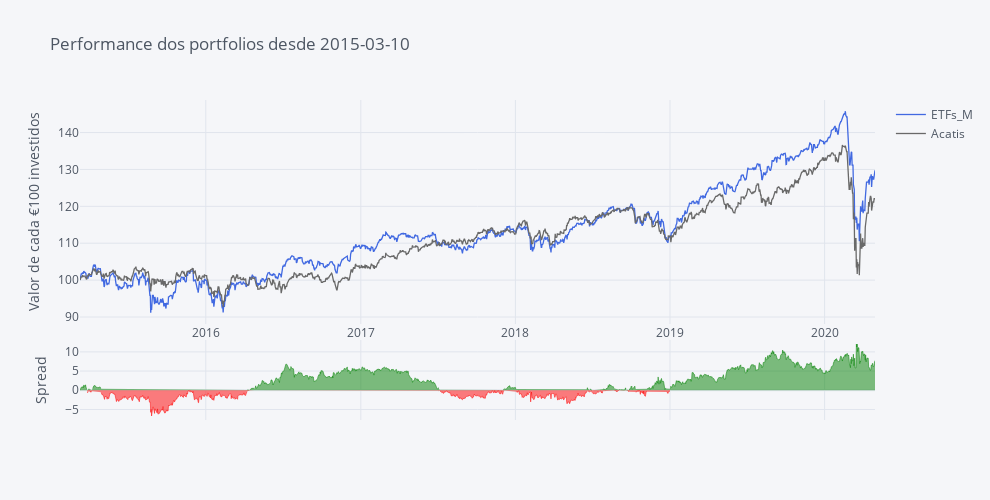

The code cell stored with this chart in its notebook:
### Code cell
Portfolios.iplot(title='Performance dos portfolios desde ' + Begin, yTitle='Valor de cada €100 investidos', color=fa.colors, dimensions=fa.dimensions, kind='spread')

### Figure 1 — Plotly figure (JSON) as saved in the notebook; plotly's stock layout.template omitted (floating-point values rounded to 4 significant figures; data arrays with more than 128 entries replaced by an {"elided": "..."} marker saying what was removed)
{"data": [{"line": {"color": "rgba(65, 105, 225, 1.0)", "dash": "solid", "shape": "linear", "width": 1.3}, "mode": "lines", "name": "ETFs_M", "text": "", "type": "scatter", "x": {"elided": "1878 str values"}, "y": {"elided": "1878 float values"}}, {"line": {"color": "rgba(105, 105, 105, 1.0)", "dash": "solid", "shape": "linear", "width": 1.3}, "mode": "lines", "name": "Acatis", "text": "", "type": "scatter", "x": {"elided": "1878 str values"}, "y": {"elided": "1878 float values"}}, {"connectgaps": false, "fill": "tozeroy", "line": {"color": "green", "dash": "solid", "shape": "linear", "width": 0.5}, "mode": "lines", "name": "Spread", "showlegend": false, "type": "scatter", "x": {"elided": "1878 str values"}, "xaxis": "x2", "y": {"elided": "1878 mixed values"}, "yaxis": "y2"}, {"connectgaps": false, "fill": "tozeroy", "line": {"color": "red", "dash": "solid", "shape": "linear", "width": 0.5}, "mode": "lines", "name": "Spread", "showlegend": false, "type": "scatter", "x": {"elided": "1878 str values"}, "xaxis": "x2", "y": {"elided": "1878 mixed values"}, "yaxis": "y2"}], "layout": {"height": 500, "hovermode": "x", "legend": {"bgcolor": "#F5F6F9", "font": {"color": "#4D5663"}}, "paper_bgcolor": "#F5F6F9", "plot_bgcolor": "#F5F6F9", "title": {"font": {"color": "#4D5663"}, "text": "Performance dos portfolios desde 2015-03-10"}, "width": 990, "xaxis": {"autorange": true, "gridcolor": "#E1E5ED", "range": ["2015-03-10", "2020-04-29"], "showgrid": true, "tickfont": {"color": "#4D5663"}, "title": {"font": {"color": "#4D5663"}, "text": ""}, "type": "date", "zerolinecolor": "#E1E5ED"}, "xaxis2": {"anchor": "y2", "autorange": true, "gridcolor": "#E1E5ED", "range": ["2015-03-10", "2020-04-29"], "showgrid": true, "showticklabels": false, "tickfont": {"color": "#4D5663"}, "title": {"font": {"color": "#4D5663"}, "text": ""}, "type": "date", "zerolinecolor": "#E1E5ED"}, "yaxis": {"autorange": true, "domain": [0.3, 1], "gridcolor": "#E1E5ED", "range": [88.1, 148.8], "showgrid": true, "tickfont": {"color": "#4D5663"}, "title": {"font": {"color": "#4D5663"}, "text": "Valor de cada €100 investidos"}, "type": "linear", "zerolinecolor": "#E1E5ED"}, "yaxis2": {"autorange": true, "domain": [0, 0.25], "gridcolor": "#E1E5ED", "range": [-7.752, 13.09], "showgrid": true, "tickfont": {"color": "#4D5663"}, "title": {"font": {"color": "#4D5663"}, "text": "Spread"}, "type": "linear", "zerolinecolor": "#E1E5ED"}}}
